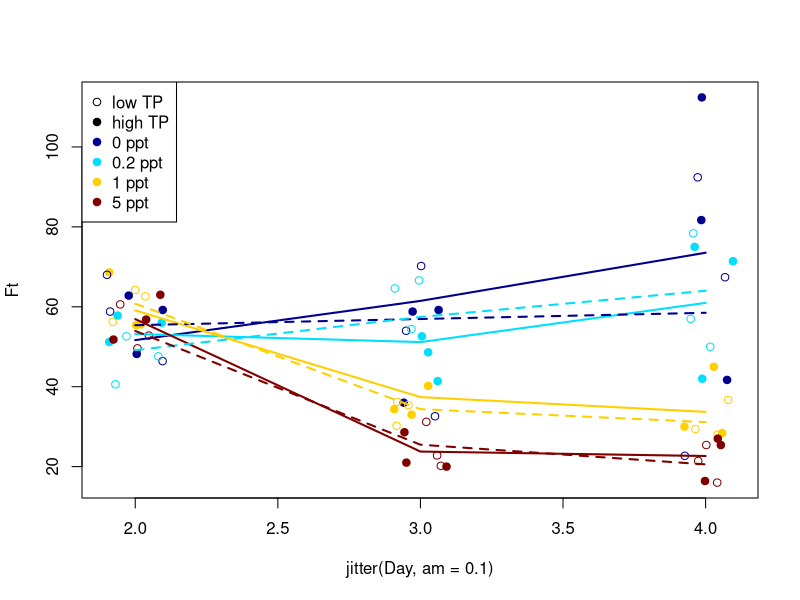

The R source for this figure:
require(mgcv)
#GAM function
#takes (x, y, color, linetype)
fgam<-function(x, y, Col, Lty){
  #Generalized Additive Model
  mod<-gam(y~s(x, k=2)) #s() defines smooths in GAM
  ndat<-data.frame(x=unique(x))
  pred<-predict(mod, se.fit=T, newdata=ndat)
  ndat$fit<-pred$fit
  dat$lo<-pred$fit-pred$se.fit
  dat$hi<-pred$fit+pred$se.fit
  lines(fit~x, data=ndat, col=Col, lty=Lty, lwd=2)
}

dat<-read.delim2(file="salinvade.txt")

dat$TP<-factor(dat$TP)
head(dat)

#Creating base jitter plot
rb<-fields::tim.colors(4) #color table
plot(Ft~jitter(Day, am=0.1), data=dat, pch=c(19, 1)[dat$TP], col=rb[factor(dat$Salinity)])

legend("topleft", leg=c(c("low TP", "high TP"), paste(levels(factor(dat$Salinity)), "ppt")), pch=c(1, rep(19, 5)), col=c(1, 1, rb))


#Creation evolution curve 
for(j in 1:2){
  if(j==1) dat1<-dat[dat$TP=="high", ] else dat1<-dat[dat$TP=="low",]
ix<-split(1:nrow(dat1), dat1$Salinity) #divide df according to salinity
for(i in 1:4) fgam(dat1$Day[ix[[i]]], dat1$Ft[ix[[i]]], rb[i], j)
}
